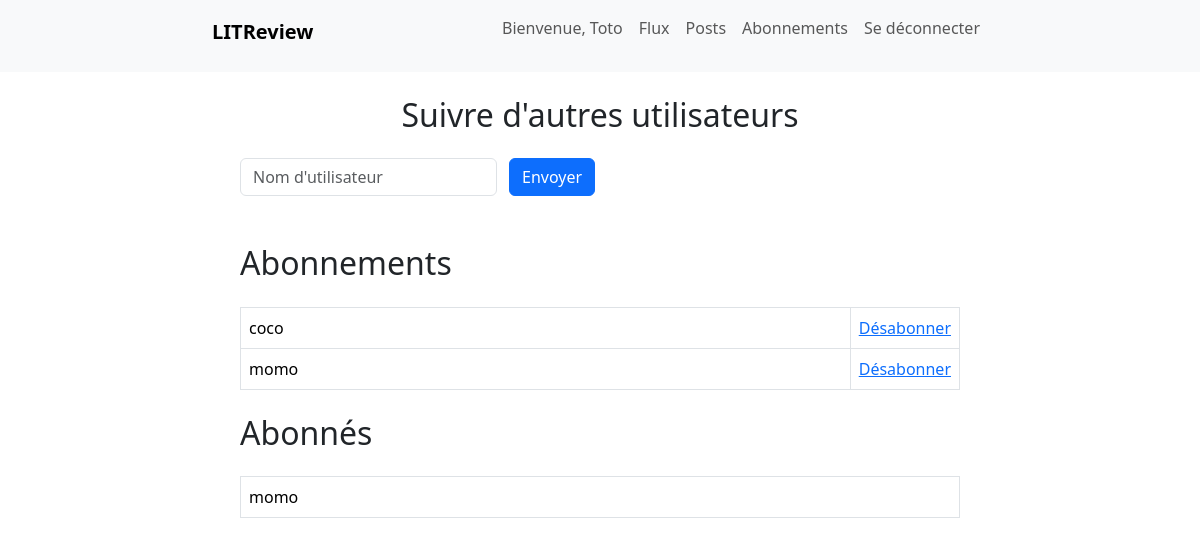
The app's page /follows/ (signed in) with its own data.
### authentication/models.py (models this page shows)
class User(AbstractUser):
    pass

### reviews/models.py (models this page shows, shortened)
class UserFollows(models.Model):
    user = models.ForeignKey(to=settings.AUTH_USER_MODEL, on_delete=models.CASCADE, related_name='following')
    followed_user = models.ForeignKey(
        to=settings.AUTH_USER_MODEL, on_delete=models.CASCADE, related_name='followed_by')
    class Meta:
        unique_together = ('user', 'followed_user', )

### reviews/views.py (the view, shortened to what this page needs)
# urls.py: path('follows/', reviews.views.follows, name='follows'),
@login_required()
def follows(request):
    follow_form = forms.FollowForm()
    followed_users = models.UserFollows.objects.filter(user=request.user)
    following_users = models.UserFollows.objects.filter(followed_user=request.user)
    toast_type = None
    toast_message = ""
    context = {
        'followed_users': followed_users,
        'following_users': following_users,
        'follow_form': follow_form,
    }
    return render(request, 'reviews/follows.html', context=context)

### reviews/forms.py
class FollowForm(forms.Form):
    followed_user = forms.CharField(
        required=True,
        max_length=128,
        widget=forms.TextInput(
            attrs={
                "placeholder": "Nom d'utilisateur",
                "class": "col-lg-8"
            }),
        label=""
    )

### reviews/templates/reviews/follows.html (shortened to what this page needs)
{% extends 'base.html' %}
{% load crispy_forms_tags %}
{% load bootstrap5 %}
{% block content %}
    <h2 class="container text-center mb-4">Suivre d'autres utilisateurs</h2>
    <form method="post" class="form-inline row row-cols-auto align-middle my-4">
        {{ follow_form|crispy }}
        <button type="submit" class="btn btn-primary mb-4">Envoyer</button>
    </form>
    <h2 class="my-4">Abonnements</h2>
        <table class="table table-bordered">
            {% for user in followed_users %}
                <tr>
                    <td>{{ user.followed_user }}</td>
                    <td class="text-end col-1"><a href="{% url 'unfollow' user_follows_id=user.id %}">Désabonner</a></td>
                </tr>
            {% endfor %}
        </table>
    <h2 class="my-4">Abonnés</h2>
        <table class="table table-bordered">
            {% for user in following_users %}
                <tr>
                    <td>{{ user.user }}</td>
                </tr>
            {% endfor %}
        </table>
{% endblock content %}

### templates/base.html (shortened to what this page needs)
<!DOCTYPE html>
{% load static %}
{% load bootstrap5 %}
{% bootstrap_css %}
<html lang="fr">
    <head>
        <link rel="stylesheet" href="{% static 'styles.css' %}" />
        <link href="https://getbootstrap.com/docs/5.3/assets/css/docs.css" rel="stylesheet">
        <link rel="stylesheet" href="https://cdnjs.cloudflare.com/ajax/libs/font-awesome/4.7.0/css/font-awesome.min.css">
    </head>
    <body>
        <header>
            <nav class="navbar navbar-expand-md fixed-top navbar-light bg-light">
                <div class="container col-8 justify-content-center">
                    <a class="navbar-brand fw-bold " href="#">
                        <h1 class="navbar-brand fw-bold col-4">LITReview</h1>
                    </a>
                    {% if user.is_authenticated %}
                    <div class="collapse navbar-collapse justify-content-end" id="navbarNav">
                        <ul class="navbar-nav">
                            <li class="nav-item">
                                <p class="nav-link">Bienvenue, {{ request.user|title }}</p>
                            </li>
                            <li class="nav-item">
                                <a class="nav-link" href="{% url 'home' %}">Flux</a>
                            </li>
                            <li class="nav-item">
                                <a class="nav-link" href="{% url 'posts' %}">Posts</a>
                            </li>
                            <li class="nav-item">
                                <a class="nav-link" href="{% url 'follows' %}">Abonnements</a>
                            </li>
                            <li class="nav-item">
                                <a class="nav-link" href="{% url 'logout' %}">Se déconnecter</a>
                            </li>
                         </ul>
                    </div>
                    {% endif %}
                </div>
            </nav>
        </header>
        <main class="container">
            <section class="container col-8 mt-5">
                <br>
                <br>
                {% block content %}
                {% endblock content %}
                <br>
                <br>
            </section>
        </main>
    </body>
</html>

### records on screen
User: user "Toto"
UserFollows: followed_user "coco"
UserFollows: followed_user "momo"
UserFollows: user "momo"
